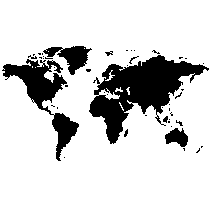
#> input picture tools/bild.png, 210 x 210 px
$ python png_to_matrix.py
#> lines starting #> are read from the running program, lines starting #| are printed output that depends on the picture; after the words box and inside, x2 and y2 are one past the last pixel; in counts of white or black regions, pixels touching at a corner belong together
from PIL import Image
import numpy as np
import os
from tkinter import Tk
from tkinter.filedialog import askopenfilename

# Popup-Fenster zur Auswahl der Bilddatei
Tk().withdraw()  # Versteckt das Hauptfenster
image_path = askopenfilename(title="Select an image file", filetypes=[("Image files", "*.png;*.jpg;*.jpeg;*.bmp")])
#> the answer given: bild.png

if not image_path:
    raise FileNotFoundError("No file was selected.")

# Bild einlesen und in Graustufen umwandeln
image = Image.open(image_path).convert("L")
#> image: PIL image 210x210 L; 82.6% white; 46 black regions (39 under 20 px), largest, box (x1, y1, x2, y2) and area: (89, 55, 209, 144) 4369, (2, 59, 79, 161) 2138, (43, 46, 92, 75) 633
image = image.resize((210, 210))

# Grauwert-Array und binäre Schwelle
gray_array = np.array(image)
threshold = 150
#threshold = 135
bool_matrix = gray_array < threshold
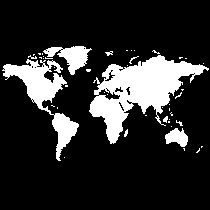
#> bool_matrix: shape (210, 210) bool; 17.4% white; 46 white regions (39 under 20 px), largest, box (x1, y1, x2, y2) and area: (89, 55, 209, 144) 4369, (2, 59, 79, 161) 2138, (43, 46, 92, 75) 633

# Dateinamen vorbereiten
original_name = os.path.splitext(os.path.basename(image_path))[0]
script_dir = os.path.dirname(os.path.abspath(__file__))

# === 1. NORMALE MATRIX ===

# Mittleren Ausschnitt nehmen: Zeilen 1 bis 208 (Index 1 bis 208 exklusiv 209)
cropped_matrix = bool_matrix[1:209, :]  # shape = (208, 210)
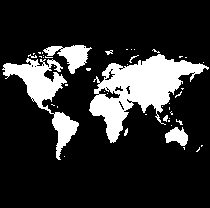
#> cropped_matrix: shape (208, 210) bool; 17.6% white; 46 white regions (39 under 20 px), largest, box (x1, y1, x2, y2) and area: (89, 54, 209, 143) 4369, (2, 58, 79, 160) 2138, (43, 45, 92, 74) 633

# Speichern als einfache Matrix-Datei (mittlerer Ausschnitt)
matrix_path = os.path.join(script_dir, f"{original_name}_MATRIX.txt")
np.savetxt(matrix_path, cropped_matrix.astype(int), fmt='%d')

# Arduino-Code-Zuweisungen (x/y vertauscht, mittlerer Ausschnitt)
arduino_code = ""
for row_idx, row in enumerate(cropped_matrix):
    for col_idx, val in enumerate(row):
        if val:
            arduino_code += f"led_matrix_blue[{col_idx}][{row_idx}] = true;\n"

arduino_code_path = os.path.join(script_dir, f"{original_name}_ARDUINO_CODE.txt")
with open(arduino_code_path, "w") as f:
    f.write(arduino_code)

# === 2. GESPIEGELTE MATRIX ===

# Flip auf gesamtes Original anwenden und danach ebenfalls mittleren Bereich ausschneiden
flipped_matrix = np.flipud(bool_matrix)[1:209, :]
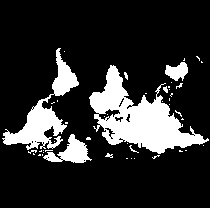
#> flipped_matrix: shape (208, 210) bool; 17.6% white; 46 white regions (39 under 20 px), largest, box (x1, y1, x2, y2) and area: (89, 65, 209, 154) 4369, (2, 48, 79, 150) 2138, (43, 134, 92, 163) 633

flipped_matrix_path = os.path.join(script_dir, f"{original_name}_MATRIX_FLIPPED.txt")
np.savetxt(flipped_matrix_path, flipped_matrix.astype(int), fmt='%d')

flipped_code = ""
for row_idx, row in enumerate(flipped_matrix):
    for col_idx, val in enumerate(row):
        if val:
            flipped_code += f"led_matrix_blue[{col_idx}][{row_idx}] = true;\n"

flipped_code_path = os.path.join(script_dir, f"{original_name}_ARDUINO_CODE_FLIPPED.txt")
with open(flipped_code_path, "w") as f:
    f.write(flipped_code)

# === Meldung ===
print(f"Normale Matrix gespeichert unter:\n{matrix_path}")
print(f"Normale Arduino-Zuweisungen unter:\n{arduino_code_path}")
print(f"Flip-Matrix gespeichert unter:\n{flipped_matrix_path}")
print(f"Flip-Arduino-Zuweisungen unter:\n{flipped_code_path}")
